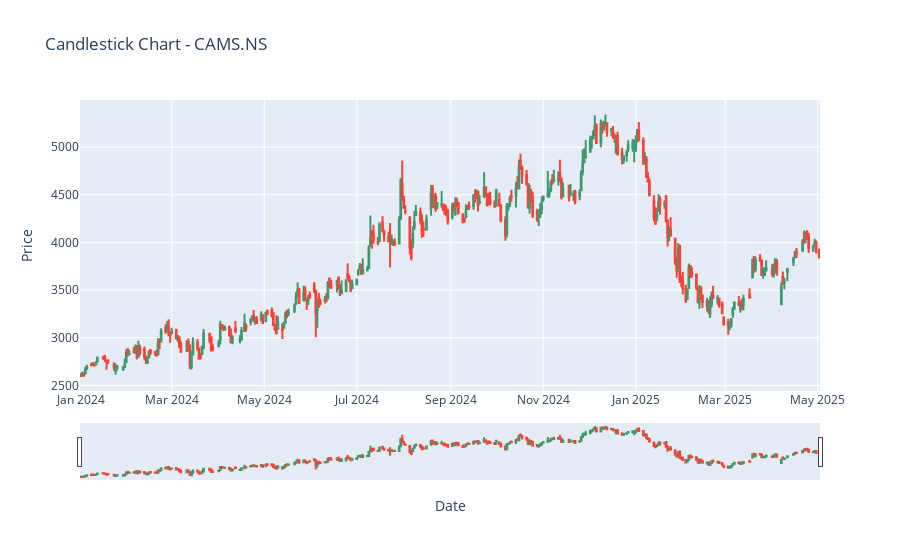

The cell this chart's notebook holds for it:
### Markdown cell above
<b>Candlestick chart of CAMS.NS

### Code cell
fig1 = go.Figure(data=[
    go.Candlestick(x=df['datetime'],
                   open=df['open'],
                   high=df['high'],
                   low=df['low'],
                   close=df['close'])
              ])
fig1.update_layout(title=f"Candlestick Chart - {stock_symbol1}", xaxis_title='Date', yaxis_title='Price')
fig1.show()

### Figure 1 — Plotly figure (JSON) as saved in the notebook; plotly's stock layout.template omitted (floating-point values rounded to 4 significant figures; data arrays with more than 128 entries replaced by an {"elided": "..."} marker saying what was removed)
{"data": [{"close": {"elided": "328 float values"}, "high": {"elided": "328 float values"}, "low": {"elided": "328 float values"}, "open": {"elided": "328 float values"}, "type": "candlestick", "x": {"elided": "328 str values"}}], "layout": {"title": {"text": "Candlestick Chart - CAMS.NS"}, "xaxis": {"title": {"text": "Date"}}, "yaxis": {"title": {"text": "Price"}}}}
